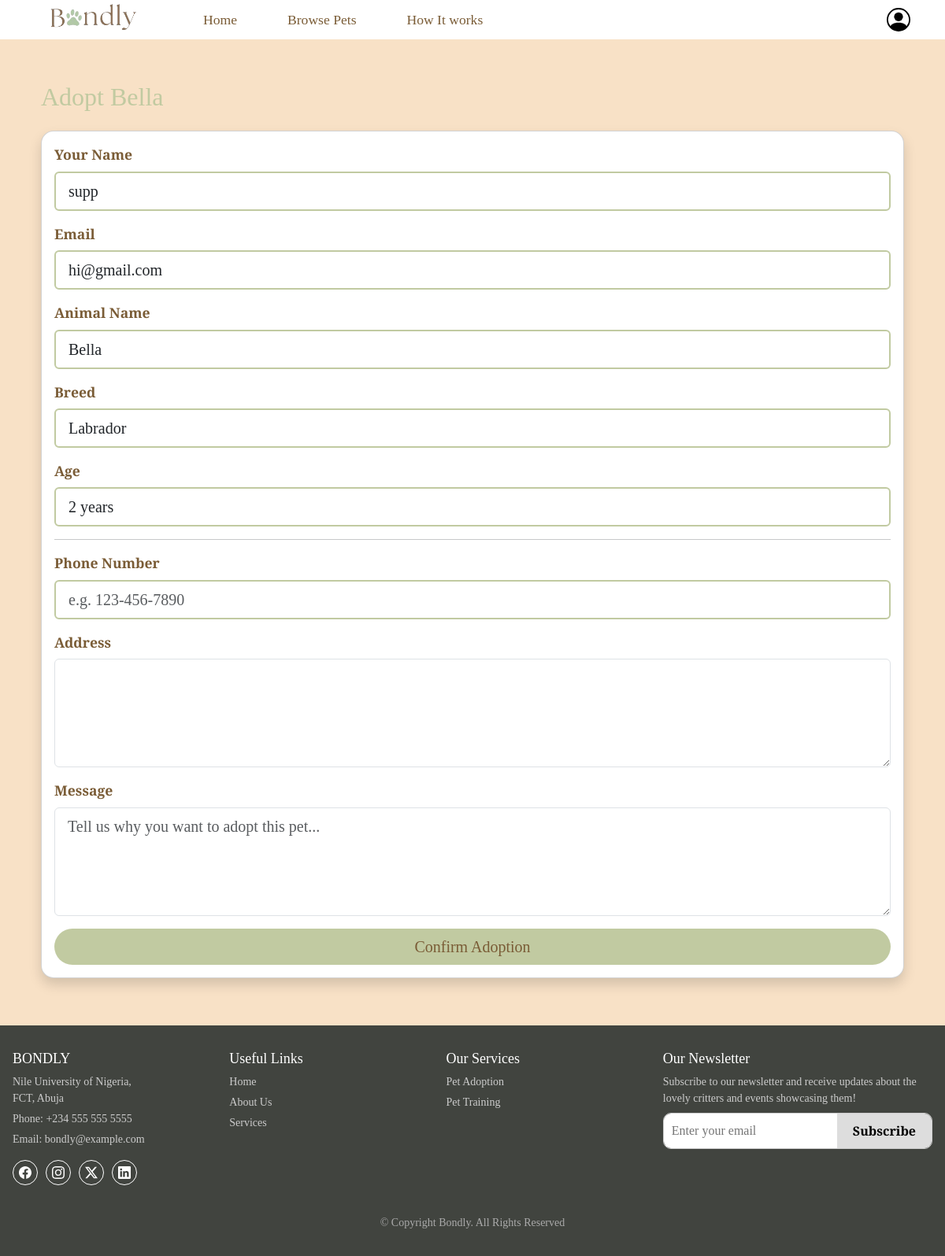
/adopt/1 (signed in), run on the app's committed database.
### website/models.py (models this page shows)
class User(db.Model, UserMixin):
    id = db.Column(db.Integer, primary_key=True)
    name = db.Column(db.String(150), nullable=False)
    email = db.Column(db.String(150), unique=True,nullable=False)
    password = db.Column(db.String(150), nullable=False)

class Animal(db.Model):
    id = db.Column(db.Integer, primary_key=True)
    name = db.Column(db.String(100), nullable=False)
    breed = db.Column(db.String(100), nullable=False)
    age = db.Column(db.Integer, nullable=False)
    image = db.Column(db.String(100), nullable=False)
    group_id = db.Column(db.Integer, db.ForeignKey('animal_group.id'), nullable=False)

### website/views.py (the view)
@views.route('/adopt/<int:animal_id>', methods=['GET', 'POST'])
@login_required
def adopt(animal_id):
    animal = Animal.query.get_or_404(animal_id)
    if request.method == 'POST':
        phone = request.form.get('phone')
        message = request.form.get('message')
        flash(f"Thank you {current_user.name}, your request to adopt {animal.name} has been received!", "success")
        return redirect(url_for('views.browse_pets'))
    return render_template('adopt.html', animal=animal)

### website/__init__.py (called while the page is built)
def create_app():
    app = Flask(__name__)
    app.config['SECRET_KEY'] = 'heyy'
    app.config['SQLALCHEMY_DATABASE_URI'] = f'sqlite:///{DB_NAME}'
    db.init_app(app)
    from .views import views
    from .auth import auth
    app.register_blueprint(views, url_prefix="/")
    app.register_blueprint(auth, url_prefix="/")
    from .models import User
    create_database(app)
    login_manager = LoginManager()
    login_manager.login_view = 'auth.login'
    login_manager.init_app(app)
    @login_manager.user_loader
    def load_user (id):
         return User.query.get(int(id))
    @app.context_processor
    def inject_user():
        return dict(user=current_user)
    return app

### website/templates/adopt.html (shortened to what this page needs)
{% extends "base.html" %}
{% block content %}
<div class="container mt-4 adoption-form">
  <h2 class="mb-4 adopt-animal">Adopt {{ animal.name }}</h2>
  <div class="card shadow rounded-4">
    <div class="card-body">
      <form method="POST" action="{{ url_for('views.adopt', animal_id=animal.id) }}">
        <div class="mb-3">
          <label class="form-label">Your Name</label>
          <input type="text" class="form-control form-control-lg rounded" value="{{ current_user.name }}" readonly>
        </div>
        <div class="mb-3">
          <label class="form-label">Email</label>
          <input type="email" class="form-control form-control-lg rounded" value="{{ current_user.email }}" readonly>
        </div>
        <div class="mb-3">
          <label class="form-label">Animal Name</label>
          <input type="text" class="form-control form-control-lg rounded" value="{{ animal.name }}" readonly>
        </div>
        <div class="mb-3">
          <label class="form-label">Breed</label>
          <input type="text" class="form-control form-control-lg rounded" value="{{ animal.breed }}" readonly>
        </div>
        <div class="mb-3">
          <label class="form-label">Age</label>
          <input type="text" class="form-control form-control-lg rounded" value="{{ animal.age }} years" readonly>
        </div>
        <hr>
        <div class="mb-3">
          <label for="phone" class="form-label">Phone Number</label>
          <input type="tel" class="form-control form-control-lg rounded" id="phone" name="phone" placeholder="e.g. 123-456-7890" required>
        </div>
        <div class="mb-3">
          <label for="message" class="form-label">Address</label>
          <textarea class="form-control form-control-lg rounded" id="message" name="message" rows="4"
             required></textarea>
        </div>
        <div class="mb-3">
          <label for="message" class="form-label">Message</label>
          <textarea class="form-control form-control-lg rounded" id="message" name="message" rows="4"
            placeholder="Tell us why you want to adopt this pet..." required></textarea>
        </div>
        <button type="submit" class="btn btn-success btn-lg w-100 rounded-pill adopt-btn">Confirm Adoption</button>
      </form>
    </div>
  </div>
</div>
{% endblock %}

### website/static/css/style.css (style rules this page uses)
:root { --sand-color: #f8e1c6; --text-color: #7a5c36; --accent-color: #c1caa1; --white-color: #ffffff; --footer-color: #41443f; --another-color: #ebe9e5; }
body { padding-top: 70px; background-color: var(--sand-color) !important; font-family: "Libre Baskerville", serif !important; font-weight: 400 !important; font-style: normal !important; }
.adoption-form { padding: 10px; margin-bottom: 50px; }
.adoption-form .adopt-animal { color: var(--accent-color); }
.adoption-form input { border: var(--accent-color) 2px solid; }
.adopt-btn { background-color: var(--accent-color) !important; border: var(--accent-color) !important; color: var(--text-color) !important; }
.adoption-form .form-label { font-weight: 600; font-size: 1.1rem; color: var(--text-color); }

### data on the page
User: name "supp", email "hi@gmail.com"
Animal: name "Bella", breed "Labrador", age "2 years"
